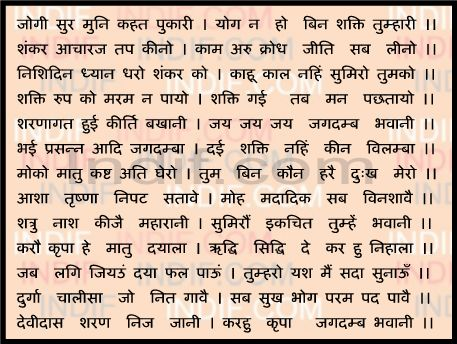
//> input picture ImageMatcher_UpdatedCode/durgachalisa_original.jpg, 457 x 344 px
$ ./MatchTemplate_Updated durgachalisa_original.jpg sample_hindi_01.png   (built with g++ and OpenCV 4)
//> lines starting //> are read from the running program, lines starting //| are printed output that depends on the picture
#include <opencv2/highgui/highgui.hpp>
#include <opencv2/imgproc/imgproc.hpp>
#include<iostream>
#include<stdio.h>
using namespace std;
using namespace cv;

int main(int argc,char** argv)
{
   //  cv::Mat ref = cv::imread("reference.png");
  //  cv::Mat tpl = cv::imread("template.png");
    cv::Mat ref=cv::imread(argv[1],1);
//> ref is the input picture: 344 rows x 457 cols, CV_8UC3; mean B, G, R 168.2, 185, 208.1
    cv::Mat tpl=cv::imread(argv[2],1);
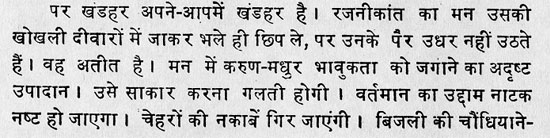
//> input picture ImageMatcher_UpdatedCode/sample_hindi_01.png, 550 x 138 px
//> tpl is the input picture: 138 rows x 550 cols, CV_8UC3; min 0, max 255, mean 198.2
    if (ref.empty() || tpl.empty())
        return -1;

     cv::Mat gref, gtpl;
     cv::cvtColor(ref, gref, CV_BGR2GRAY);
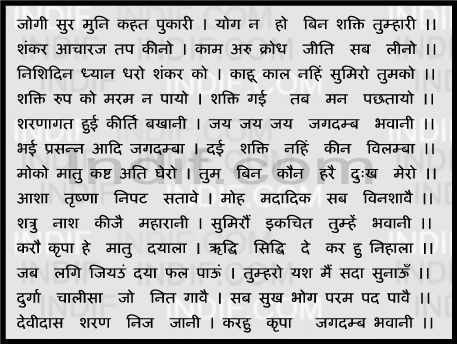
//> gref: 344 rows x 457 cols, CV_8UC1; min 0, max 255, mean 190
     cv::cvtColor(tpl, gtpl, CV_BGR2GRAY);

//> (the run ends here: the program stops with an error, at `cv::Mat res(ref.rows-tpl.rows+1, ref.cols-tpl.cols+1, CV_32FC1);`)
